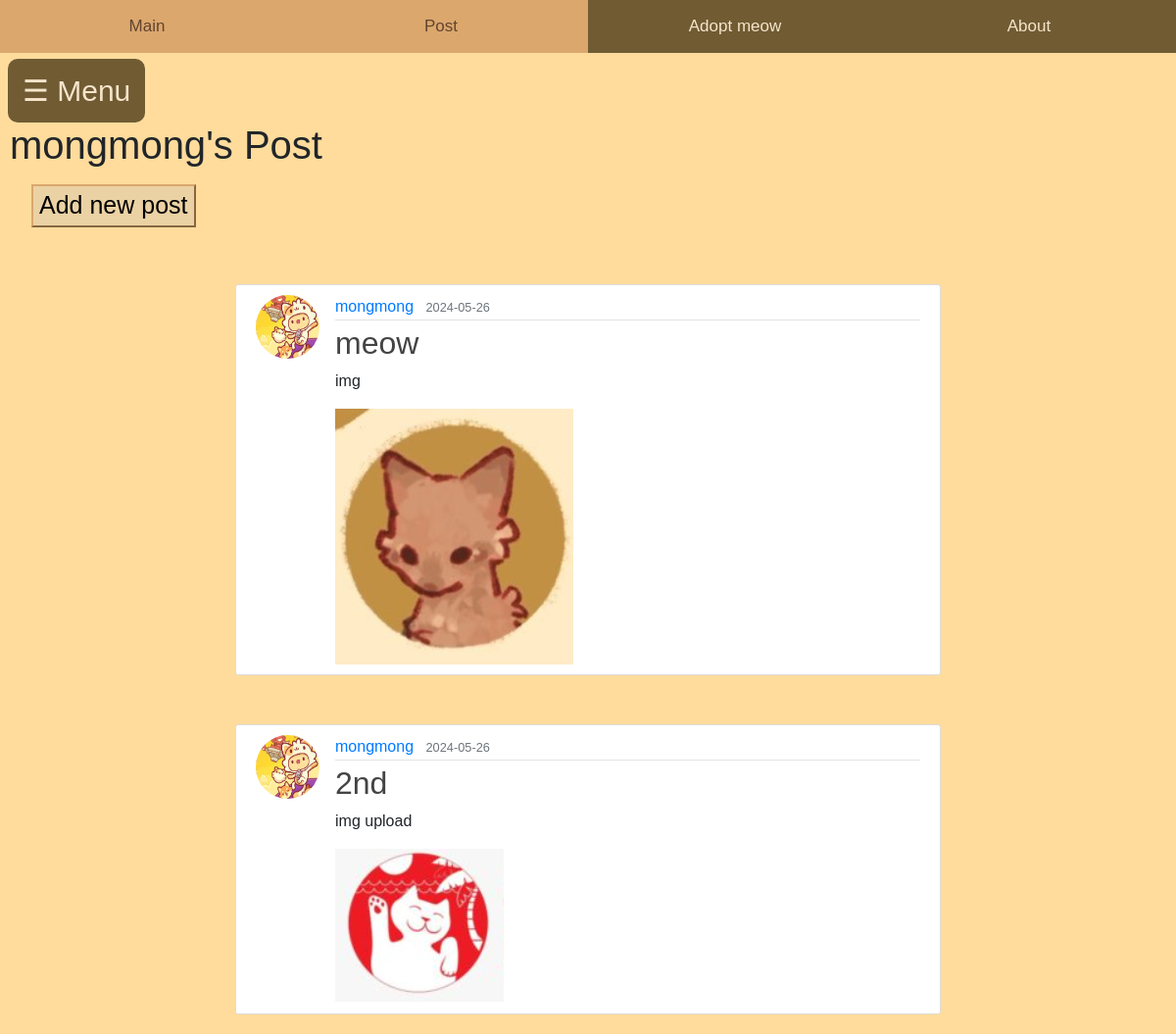
/user_posts (signed in), run on the app's committed database.
### home/models.py (models this page shows, shortened)
class User(db.Model, UserMixin):
    id = db.Column(db.Integer, primary_key=True)
    fullname = db.Column(db.String(120), unique=True, nullable=False)
    email = db.Column(db.String(20), unique=True, nullable=False)
    username = db.Column(db.String(120), unique=True, nullable=False)
    password1 = db.Column(db.String(255), nullable=False)
    password2 = db.Column(db.String(255), nullable=False)
    state = db.Column(db.String(120), nullable=False)
    phonenumber = db.Column(db.String(20), unique=True, nullable=False)
    posts = db.relationship('Post', backref='author', lazy=True)
    comments = db.relationship('Comment', backref='author', lazy=True)
    cats = db.relationship('Cat', backref='owner', lazy=True)

class Post(db.Model):
    id = db.Column(db.Integer, primary_key = True)
    title = db.Column(db.String(255), nullable =False)
    content = db.Column(db.Text, nullable=False)
    date = db.Column(db.DateTime, nullable=False, default=func.now())
    user_id = db.Column(db.Integer, db.ForeignKey('user.id'), nullable=False)
    file = db.Column(db.String(255), nullable=True)
    comments = db.relationship('Comment', backref='post', lazy=True)

### home/views.py (the view)
@views.route('/user_posts')
def user_posts():
    user_posts = Post.query.filter_by(author=current_user).all()
    return render_template('user_posts.html', posts=user_posts)

### home/templates/user_posts.html (shortened to what this page needs)
<!DOCTYPE html>
<html>
<head>
    <link rel="stylesheet" href="https://maxcdn.bootstrapcdn.com/bootstrap/4.0.0/css/bootstrap.min.css">
    <link rel='stylesheet' type='text/css' media='screen' href="{{url_for('static',filename='main.css')}}">
    <div class="topnav">
        <a href="/mainpage">Main</a>
        <a class="active" href="/user_posts">Post</a>
        <a href="/adoptmeow">Adopt meow</a>
        <a href="/donation">About</a>
      </div>
</head>
<body>
    <span class='menu-button' style="font-size:30px;cursor:pointer" onclick="openNav()">&#9776; Menu</span>
    <br />
    <div class="mypost-content">
        <h1>{{current_user.username}}'s Post</h1>
        <div class="newpost">
            <a href="/createpost"><button class="addpostbtn">Add new post</button></a>
        </div>
    </div>
    <div class="post-content">
        {% for post in posts %}
        <article class="media content-section">
          <img class="rounded-circle article-img" src="{{ url_for('static', filename='neko.jpg' )}}">
          <div class="media-body">
            <div class="article-metadata">
              <a class="mr-2" href="#">{{ post.author.username }}</a>
              <small class="text-muted">{{ post.date.strftime('%Y-%m-%d') }}</small>
            </div>
            <h2><a class="article-title" href="{{ url_for('views.post', post_id=post.id) }}">{{ post.title }}</a></h2>
            <p class="article-content">{{ post.content }}</p>
            <div class="post-image">
              {% if post.file %}
                  <img src="{{ post.file }}" alt="uploaded image">
              {% endif %}
            </div>
          </div>
        </article>
    {% endfor %}
    </div>
</body>
</html>

### home/static/main.css (style rules this page uses)
body { margin: 0; padding: 0; overflow-x: hidden; background-color: #ffdc9c; margin-top: 100px; font-family: Arial, Helvetica, sans-serif; }
.content-section { background: #ffffff; padding: 10px 20px; border: 1px solid #dddddd; border-radius: 3px; margin-top: 50px; margin-bottom: 20px; margin-left: 20%; margin-right: 20%; }
.mypost-content h1,h5 { margin-left: 10px; }
.addpostbtn { background-color: #ebd2a4; border-color: #dba76d; }
.article-title { color: #444444; }
.article-content { white-space: pre-line; }
.article-img { height: 65px; width: 65px; margin-right: 16px; }
.article-metadata { padding-bottom: 1px; margin-bottom: 4px; border-bottom: 1px solid #e3e3e3 }
.newpost a { padding: 8px 8px 8px 32px; text-decoration: none; font-size: 25px; color: #47301a; display: block; }
.topnav { overflow: hidden; background-color: #705b33; position: fixed; width: 100%; top: 0; z-index: 2; }
.topnav a { float: left; color: #f6e5cb; text-align: center; padding: 14px 0;; text-decoration: none; font-size: 17px; width: 25%; }
.topnav a:hover, a.active { background-color: #dba76d; color: #62442f; font-size: 17px; }
.topnav::after { content: ""; display: table; clear: both; }
.menu-button { position: absolute; top: 60px; left: 8px; font-size: 20px; cursor: pointer; color: #f6e5cb; background-color: #705b33; padding: 10px 15px; border-radius: 10px; z-index: 1; }
.post-image img { max-width: 500px; max-height: 300px; }

### data on the page
User: username "mongmong"
Post: author.username "mongmong", date "2024-05-26", title "meow", content "img", file (picture)
Post: author.username "mongmong", date "2024-05-26", title "2nd", content "img upload", file (picture)
